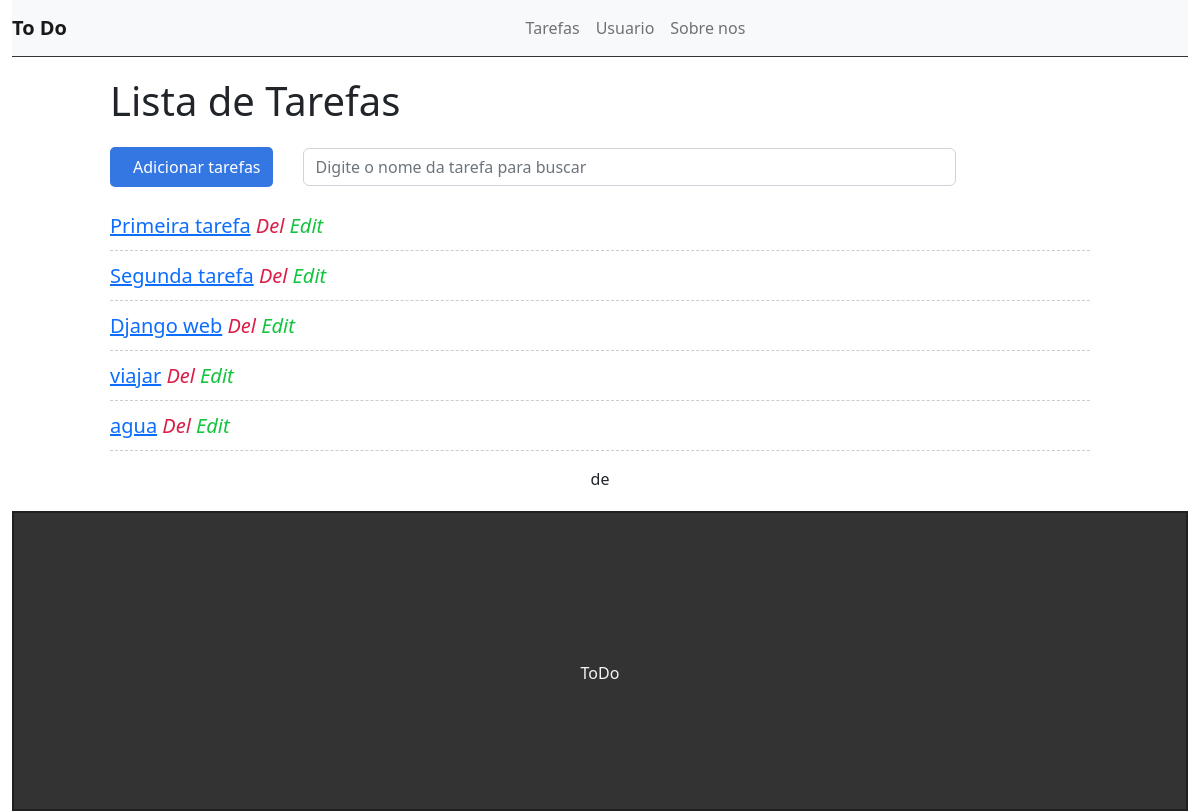
/, run on an earlier commit of the app's database.
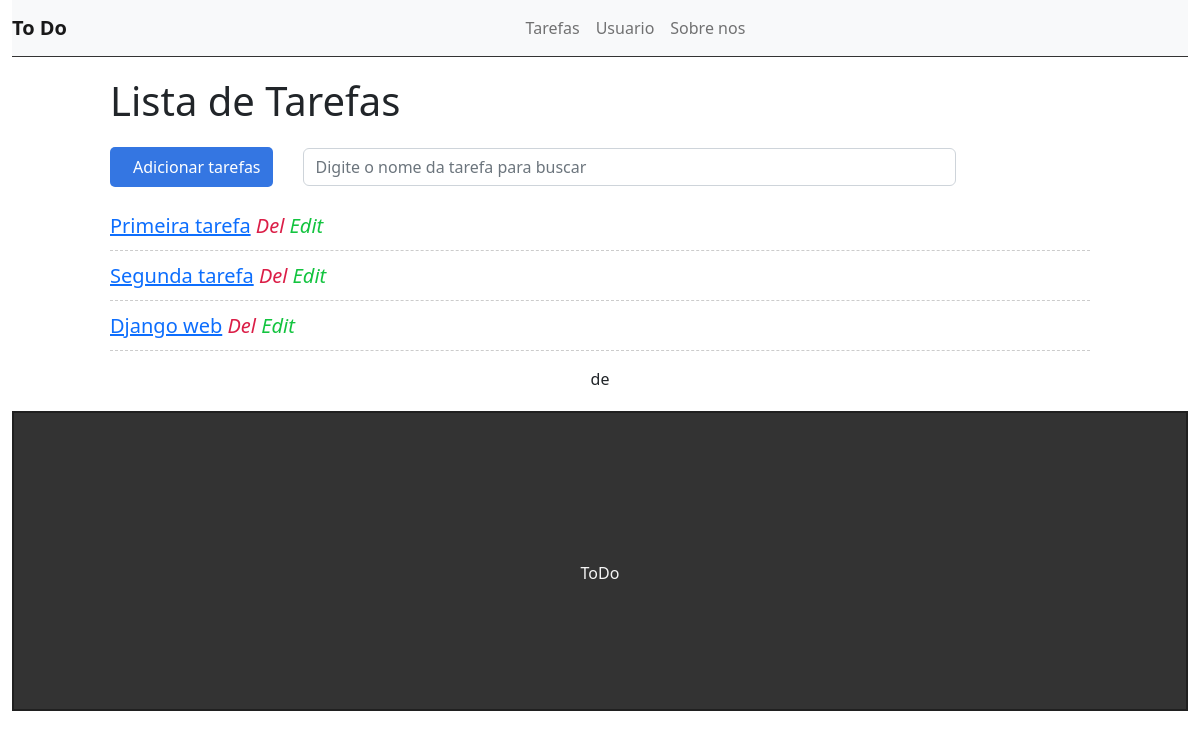
And on a later commit of the database.
### tasks/models.py (models this page shows, shortened)
class Task(models.Model):
    STATUS = (
        ('doing', 'Doing'),
        ('done', 'Done')
    )
    title = models.CharField(max_length=255)
    description = models.TextField()
    done = models.CharField(
        max_length=5,
        choices=STATUS,
    )
    created_at = models.DateTimeField(auto_now_add=True)
    updated_at = models.DateTimeField(auto_now=True)

### tasks/views.py (the view)
# urls.py: path('', views.taskList, name='task-list'),
def taskList(request):
    tasks = Task.objects.all
    return render(request, 'tasks/list.html', {'tasks': tasks})

### tasks/templates/tasks/list.html (shortened to what this page needs)
{% extends 'base.html' %}
{% block content %}
    <div class="offset-1 col-10 list-div">
        <h1>Lista de Tarefas</h1>
        <a class="add-link" href="newtask/">
            <div class="col-2 add-div">
                Adicionar tarefas
            </div>
        </a>
        <div class="col-8 search-div">
            <input class="form-control" type="text" name="search" id="search" placeholder="Digite o nome da tarefa para buscar"/>
        </div>
        <ul class="task-list">
            {% for task in tasks %}
                <li class="task-item">
                    <span><a href="task/{{task.id}}">{{task.title}}</a></span>
                    <a class="add-link delete-btn" href="delete/{{task.id}}"><span><i class="fas fa-trash">Del</i></span></a>
                    <a class="add-link" href="edit/{{task.id}}"><span><i class="fas fa-edit">Edit</i></span></a>
                </li>
            {% endfor %}
        </ul>
        <div class="pagination">
            <span class="step-links">
                <span class="current">
                    {{ tasks.number }} de {{ tasks.paginator.num_pages }}
                </span>
            </span>
        </div>
    </div>
{% endblock %}

What changed in the data, as far as the page shows it:
removed Task: title "viajar"
removed Task: title "agua"
